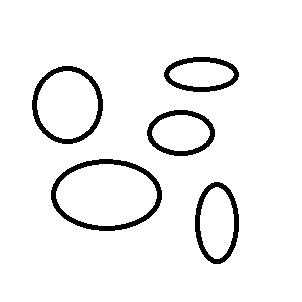
#> input picture main/test.png, 302 x 302 px
$ python image.py
#> lines starting #> are read from the running program, lines starting #| are printed output that depends on the picture; after the words box and inside, x2 and y2 are one past the last pixel; in counts of white or black regions, pixels touching at a corner belong together
from PIL import Image, ImageDraw, ImageOps
import numpy as np
from skimage import transform
import matplotlib.pyplot as plt
import matplotlib.animation as animation
import math
import cv2

IMAGE_FILE = "test.png"
IMAGE_SIZE = (300, 300)
POINT_NUMBER = 200
LINE_DICT = {}
Y, X = np.ogrid[:IMAGE_SIZE[1], :IMAGE_SIZE[0]]
center = (IMAGE_SIZE[0] // 2, IMAGE_SIZE[1] // 2)
radius = IMAGE_SIZE[0] // 2
dist_from_center = np.sqrt((X - center[0])**2 + (Y - center[1])**2)
MASK = dist_from_center <= radius
drawed = np.zeros(IMAGE_SIZE)

im = Image.open(IMAGE_FILE)
#> im is the input picture: PIL image 302x302 RGBA; mean R, G, B, A 240.9, 240.9, 240.9, 255

################### resize, grayscale

new_image = im.convert(mode="L")
#> new_image: PIL image 302x302 L; 94.5% white; 5 black regions, box (x1, y1, x2, y2) and area: (51, 159, 162, 231) 1374, (32, 66, 103, 144) 1088, (195, 182, 239, 264) 934, (147, 110, 215, 156) 827, (164, 57, 239, 92) 814
width, height = new_image.size
#> width = 302; height = 302

if width>height:
    top = 0
    bottom = height
    left = (width-height)//2
    right = left+height
else:
    left = 0
    right = width
#> right = 302
    top = (height-width)//2
#> top = 0
    bottom = top+width
#> bottom = 302

new_image = new_image.crop((left,top,right,bottom))
new_image = new_image.resize(IMAGE_SIZE)
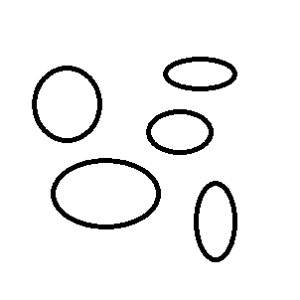
#> new_image: PIL image 300x300 L; min 0, max 255, mean 240.9

# [14 lines of commented-out code are left out]

img_np = np.array(new_image)
blurred = cv2.GaussianBlur(img_np, (5, 5), 1.4)
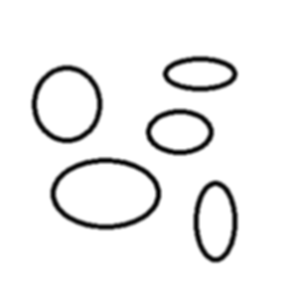
#> blurred: shape (300, 300); min 0, max 255, mean 240.9

# Apply Canny edge detection
edges = cv2.Canny(blurred, threshold1=30, threshold2=30)
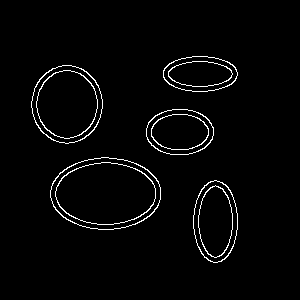
#> edges: shape (300, 300); 2.5% white in thin lines or dots, all inside (x1, y1, x2, y2) = (31, 56, 238, 263)

# Convert to float for Radon input and apply circular mask
pixel_value = edges.astype(np.float32)
# [5 lines of commented-out code are left out]
Y, X = np.ogrid[:IMAGE_SIZE[1], :IMAGE_SIZE[0]]
dist_from_center = np.sqrt((X - center[0])**2 + (Y - center[1])**2)
fade_mask = 1 - (dist_from_center / radius)**2
fade_mask = np.clip(fade_mask, 0, 1)

# Apply to edge map
# pixel_value *= fade_mask

# # Convert back to PIL
# new_image = Image.fromarray(img_clahe)
################################################################## specifying boudaries


############################################################# converting to inverse pixel value

# Apply MASK: set values outside circle to 0
pixel_value = 255-pixel_value
pixel_value[~MASK] = 0
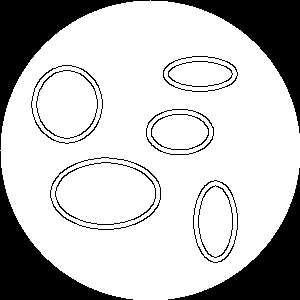
#> pixel_value: shape (300, 300) float32; 76% white; 14 black regions, largest, box (x1, y1, x2, y2) and area: (0, 0, 150, 150) 4980, (151, 0, 300, 133) 4830, (0, 151, 133, 300) 4830

plt.imshow(pixel_value, cmap='gray')
plt.title("Edge-detected input")
plt.axis("off")
plt.show()
############################################################# converting to inverse pixel value

########################################################### radon

sinogram = transform.radon(image=pixel_value,circle=True)
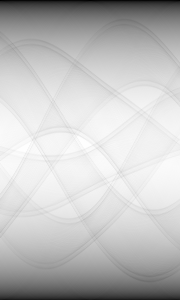
#> sinogram: shape (300, 180) float32; min 0, max 76489.3, mean 58126.6; drawn with min black and max white

########################################################### radon


########################################################### functions
def merge_pixel(pixel1,pixel2):
    pixel3 = np.zeros(IMAGE_SIZE,dtype=np.float32)
    for i in range(IMAGE_SIZE[0]):
        for j in range(IMAGE_SIZE[1]):
            pixel3[i][j] = min(math.sqrt(pixel1[i][j]**2+pixel2[i][j]**2),255)
    return pixel3

def substract_gram(gram1,gram2):
    gram3 = np.zeros_like(gram1)
    for i in range(IMAGE_SIZE[0]):
        for j in range(180):
            gram3[i][j] = max(0,gram1[i][j]-gram2[i][j])
    return gram3

def scaleSinogram(sinogram,parameter):
    for i in range(IMAGE_SIZE[0]):
        scale_val = 2*math.sqrt((IMAGE_SIZE[0]/2)**2-(i-IMAGE_SIZE[0]/2)**2)
        if scale_val==0:
            scale_val = 2
        for j in range(180):
            sinogram[i][j]=sinogram[i][j]/scale_val*parameter*100
    return sinogram
def distanceToLine(slope,y_intersect,i,j):
    i=i-(IMAGE_SIZE[0]/2)
    j=j-(IMAGE_SIZE[1]/2)
    if slope=="yee":
        return abs((i - y_intersect))
    return abs(slope*i+y_intersect-j)/math.sqrt(slope**2+1)

#> (the run stopped early here; a loop or call above may not have finished)
